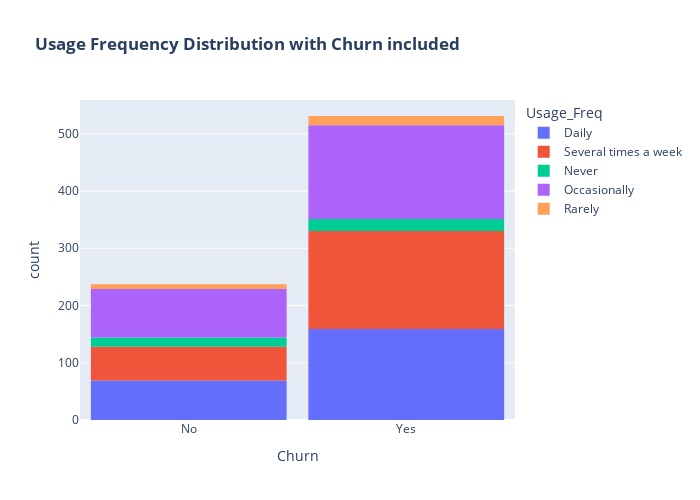

This figure's notebook cell:
### Code cell
fig = px.histogram(data, x="Churn", color="Usage_Freq", title="<b>Usage Frequency Distribution with Churn included </b>")
fig.update_layout(width=700, height=500, bargap=0.1)
fig.show()

### Figure 1 — Plotly figure (JSON) as saved in the notebook; plotly's stock layout.template omitted (floating-point values rounded to 4 significant figures; data arrays with more than 128 entries replaced by an {"elided": "..."} marker saying what was removed)
{"data": [{"alignmentgroup": "True", "bingroup": "x", "hovertemplate": "Usage_Freq=Daily<br>Churn=%{x}<br>count=%{y}<extra></extra>", "legendgroup": "Daily", "marker": {"color": "#636efa", "pattern": {"shape": ""}}, "name": "Daily", "offsetgroup": "Daily", "orientation": "v", "showlegend": true, "type": "histogram", "x": {"elided": "228 str values"}, "xaxis": "x", "yaxis": "y"}, {"alignmentgroup": "True", "bingroup": "x", "hovertemplate": "Usage_Freq=Several times a week<br>Churn=%{x}<br>count=%{y}<extra></extra>", "legendgroup": "Several times a week", "marker": {"color": "#EF553B", "pattern": {"shape": ""}}, "name": "Several times a week", "offsetgroup": "Several times a week", "orientation": "v", "showlegend": true, "type": "histogram", "x": {"elided": "230 str values"}, "xaxis": "x", "yaxis": "y"}, {"alignmentgroup": "True", "bingroup": "x", "hovertemplate": "Usage_Freq=Never<br>Churn=%{x}<br>count=%{y}<extra></extra>", "legendgroup": "Never", "marker": {"color": "#00cc96", "pattern": {"shape": ""}}, "name": "Never", "offsetgroup": "Never", "orientation": "v", "showlegend": true, "type": "histogram", "x": ["Yes", "No", "No", "Yes", "No", "Yes", "Yes", "No", "No", "Yes", "Yes", "Yes", "Yes", "No", "Yes", "No", "Yes", "No", "No", "Yes", "Yes", "No", "Yes", "No", "Yes", "No", "Yes", "Yes", "No", "No", "Yes", "Yes", "No", "Yes", "Yes", "Yes", "No"], "xaxis": "x", "yaxis": "y"}, {"alignmentgroup": "True", "bingroup": "x", "hovertemplate": "Usage_Freq=Occasionally<br>Churn=%{x}<br>count=%{y}<extra></extra>", "legendgroup": "Occasionally", "marker": {"color": "#ab63fa", "pattern": {"shape": ""}}, "name": "Occasionally", "offsetgroup": "Occasionally", "orientation": "v", "showlegend": true, "type": "histogram", "x": {"elided": "249 str values"}, "xaxis": "x", "yaxis": "y"}, {"alignmentgroup": "True", "bingroup": "x", "hovertemplate": "Usage_Freq=Rarely<br>Churn=%{x}<br>count=%{y}<extra></extra>", "legendgroup": "Rarely", "marker": {"color": "#FFA15A", "pattern": {"shape": ""}}, "name": "Rarely", "offsetgroup": "Rarely", "orientation": "v", "showlegend": true, "type": "histogram", "x": ["Yes", "Yes", "Yes", "No", "Yes", "Yes", "Yes", "No", "Yes", "No", "Yes", "No", "Yes", "Yes", "Yes", "No", "Yes", "No", "Yes", "No", "Yes", "Yes", "No", "Yes"], "xaxis": "x", "yaxis": "y"}], "layout": {"bargap": 0.1, "barmode": "relative", "height": 500, "legend": {"title": {"text": "Usage_Freq"}, "tracegroupgap": 0}, "title": {"text": "<b>Usage Frequency Distribution with Churn included </b>"}, "width": 700, "xaxis": {"anchor": "y", "domain": [0, 1], "title": {"text": "Churn"}}, "yaxis": {"anchor": "x", "domain": [0, 1], "title": {"text": "count"}}}}
